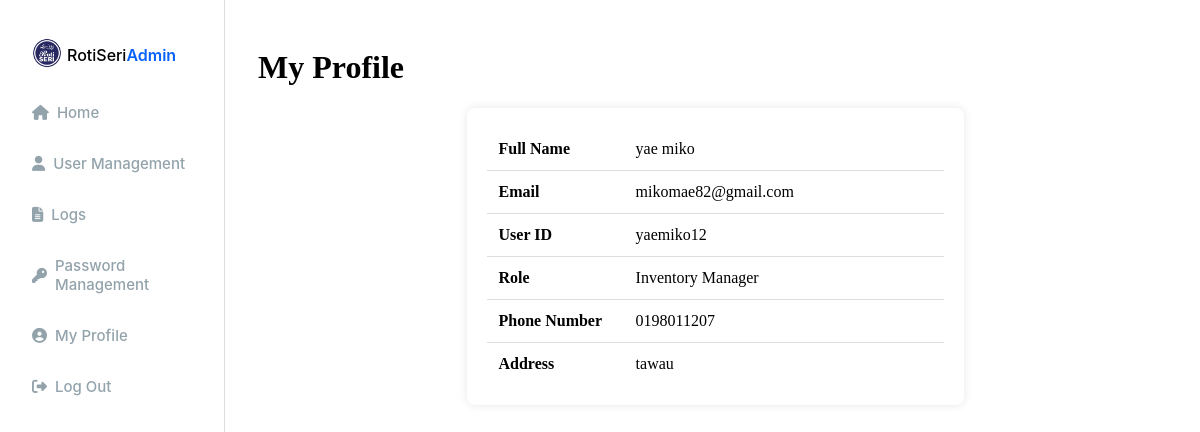
The app's page /profile.php (signed in) with its own data.
### tables this page shows
CREATE TABLE `users` (
  `userID` varchar(50) NOT NULL,
  `username` varchar(100) NOT NULL,
  `fullName` varchar(255) NOT NULL,
  `email` varchar(255) NOT NULL,
  `phoneNumber` varchar(20) NOT NULL,
  `address` text NOT NULL,
  `password` varchar(255) NOT NULL,
  `role` enum('Administrator','Inventory Manager','Bakery Staff') NOT NULL,
  `created_at` timestamp NOT NULL DEFAULT current_timestamp()
);

### profile.php (the view, shortened to what this page needs)
<?php
include 'db_connection.php';
$userID = $_SESSION['userID'];
$sql = "SELECT fullName, email, userID, role, phoneNumber, address FROM users WHERE userID = ?";
$stmt = $conn->prepare($sql);
$stmt->bind_param("s", $userID);
$stmt->execute();
$result = $stmt->get_result();
if ($row = $result->fetch_assoc()) {
    $fullName = $row['fullName'];
    $email = $row['email'];
    $userID = $row['userID'];
    $role = $row['role'];
    $phoneNumber = $row['phoneNumber'];
    $address = $row['address'];
} else {
    header("Location: login.html");
    exit();
}
?>
<!DOCTYPE html>
<html lang="en">
<head>
    <link rel="stylesheet" href="admin_dashboard.css">
    <link rel="stylesheet" href="sidebar.css">
    <link rel="stylesheet" href="profile.css">
    <link rel="stylesheet" href="https://cdnjs.cloudflare.com/ajax/libs/font-awesome/6.5.1/css/all.min.css">
</head>
<body>
<div class="sidebar-container">
    <div class="header-section">
        <div class="company-logo">
            <img src="image/icon/logo.png" class="logo-icon" alt="Company Logo">
            <div class="company-text">
                <span class="company-name">RotiSeri</span>
                <span class="company-name2">Admin</span>
            </div>
        </div>
        <nav class="nav-container">
            <a href="admin_dashboard.php" class="nav-item">
                <i class="fas fa-home"></i>
                <div class="nav-text">Home</div>
            </a>
            <a href="admin_usermanagement.php" class="nav-item">
                <i class="fa fa-user"></i>
                <div class="nav-text">User Management</div>
            </a>
            <a href="logs.php" class="nav-item">
                <i class="fas fa-file-alt"></i>
                <div class="nav-text">Logs</div>
            </a>
            <a href="admin_passmanagement.php" class="nav-item">
                <i class="fas fa-key"></i>
                <div class="nav-text">Password Management</div>
            </a>
            <a href="profile.php" class="nav-item active">
                <i class="fas fa-user-circle"></i>
                <div class="nav-text">My Profile</div>
            </a>
            <a href="logout.php" class="nav-item">
                <i class="fas fa-sign-out-alt"></i>
                <div class="nav-text">Log Out</div>
            </a>
        </nav>
    </div>
</div>
<div class="main-content">
    <div class="dashboard-header">
        <h1>My Profile</h1>
    </div>
    <div class="profile-container">
        <table class="profile-table">
            <tr>
                <td><strong>Full Name</strong></td>
                <td><?php echo htmlspecialchars($fullName); ?></td>
            </tr>
            <tr>
                <td><strong>Email</strong></td>
                <td><?php echo htmlspecialchars($email); ?></td>
            </tr>
            <tr>
                <td><strong>User ID</strong></td>
                <td><?php echo htmlspecialchars($userID); ?></td>
            </tr>
            <tr>
                <td><strong>Role</strong></td>
                <td><?php echo htmlspecialchars($role); ?></td>
            </tr>
            <tr>
                <td><strong>Phone Number</strong></td>
                <td><?php echo htmlspecialchars($phoneNumber); ?></td>
            </tr>
            <tr>
                <td><strong>Address</strong></td>
                <td><?php echo htmlspecialchars($address); ?></td>
            </tr>
        </table>
    </div>
</div>
</body>
</html>

### admin_dashboard.css (style rules this page uses)
.main-content { margin-left: 230px; padding: 20px; z-index: 1; }
.dashboard-header { margin-bottom: 20px; }

### sidebar.css (style rules this page uses)
.sidebar-container { justify-content: space-between; background: var(--Main-White, #fff); display: flex; flex-grow: 1; flex-direction: column; width: 160px; height: 100vh; position: fixed; left: 0; top: 0; border-right: 1px solid #ddd; padding: 28px 32px; flex-shrink: 0; z-index: 0; }
.header-section { display: flex; flex-direction: column; width: 100%; justify-content: start; }
.company-logo { display: flex; width: 180px; max-width: 100%; align-items: center; gap: 5px; justify-content: start; padding-top: 10px; }
.logo-icon { width: 30px; height: 30px; object-fit: contain; }
.company-text { display: flex; flex-direction: row; }
.company-name { font: 500 15px 'Inter', sans-serif; font-size: medium; padding-top: 3px; }
.company-name2 { font: 600 15px 'Inter', sans-serif; font-size: medium; color: rgba(5, 97, 252, 1); padding-top: 3px; }
.nav-container { display: flex; margin-top: 35px; flex-direction: column; color: rgba(147, 163, 171, 1); font: 500 15px 'Inter', sans-serif; }
.nav-item { display: flex; align-items: center; gap: 8px; margin-top: 32px; cursor: pointer; color: #93A3AB; text-decoration: none; }
.nav-item:first-child { margin-top: 0; }

### profile.css (style rules this page uses)
.profile-container { background: white; padding: 20px; border-radius: 8px; box-shadow: 0px 0px 10px rgba(0, 0, 0, 0.1); width: 50%; margin: 20px auto; }
.profile-table { width: 100%; border-collapse: collapse; }
.profile-table td { padding: 12px; border-bottom: 1px solid #ddd; }
.profile-table td:first-child { font-weight: bold; width: 30%; }
.profile-table tr:last-child td { border-bottom: none; }

### records on screen
users: fullName "yae miko", email "mikomae82@gmail.com", userID "yaemiko12", role "Inventory Manager", phoneNumber "0198011207", address "tawau"
